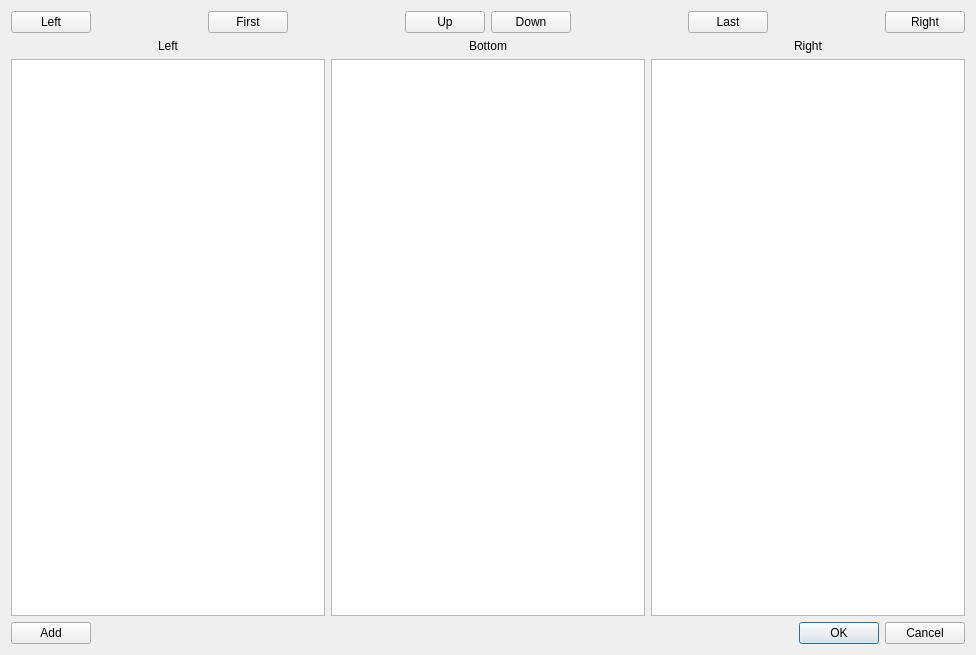
<?xml version="1.0" encoding="UTF-8"?>
<ui version="4.0">
 <class>Dialog</class>
 <widget class="QDialog" name="Dialog">
  <property name="geometry">
   <rect>
    <x>0</x>
    <y>0</y>
    <width>976</width>
    <height>655</height>
   </rect>
  </property>
  <property name="windowTitle">
   <string>Tools</string>
  </property>
  <layout class="QVBoxLayout" name="verticalLayout_1">
   <item>
    <layout class="QHBoxLayout" name="horizontalLayout_1">
     <item>
      <widget class="QPushButton" name="leftButton">
       <property name="text">
        <string>Left</string>
       </property>
      </widget>
     </item>
     <item>
      <spacer name="horizontalSpacer_4">
       <property name="orientation">
        <enum>Qt::Horizontal</enum>
       </property>
       <property name="sizeHint" stdset="0">
        <size>
         <width>40</width>
         <height>20</height>
        </size>
       </property>
      </spacer>
     </item>
     <item>
      <widget class="QPushButton" name="firstButton">
       <property name="text">
        <string>First</string>
       </property>
      </widget>
     </item>
     <item>
      <spacer name="horizontalSpacer">
       <property name="orientation">
        <enum>Qt::Horizontal</enum>
       </property>
       <property name="sizeHint" stdset="0">
        <size>
         <width>40</width>
         <height>20</height>
        </size>
       </property>
      </spacer>
     </item>
     <item>
      <widget class="QPushButton" name="upButton">
       <property name="text">
        <string>Up</string>
       </property>
      </widget>
     </item>
     <item>
      <widget class="QPushButton" name="downButton">
       <property name="text">
        <string>Down</string>
       </property>
      </widget>
     </item>
     <item>
      <spacer name="horizontalSpacer_2">
       <property name="orientation">
        <enum>Qt::Horizontal</enum>
       </property>
       <property name="sizeHint" stdset="0">
        <size>
         <width>40</width>
         <height>20</height>
        </size>
       </property>
      </spacer>
     </item>
     <item>
      <widget class="QPushButton" name="lastButton">
       <property name="text">
        <string>Last</string>
       </property>
      </widget>
     </item>
     <item>
      <spacer name="horizontalSpacer_5">
       <property name="orientation">
        <enum>Qt::Horizontal</enum>
       </property>
       <property name="sizeHint" stdset="0">
        <size>
         <width>40</width>
         <height>20</height>
        </size>
       </property>
      </spacer>
     </item>
     <item>
      <widget class="QPushButton" name="rightButton">
       <property name="text">
        <string>Right</string>
       </property>
      </widget>
     </item>
    </layout>
   </item>
   <item>
    <layout class="QHBoxLayout" name="horizontalLayout_2">
     <item>
      <layout class="QVBoxLayout" name="leftVerticalLayout">
       <item>
        <widget class="QLabel" name="leftLabel">
         <property name="text">
          <string>Left</string>
         </property>
         <property name="alignment">
          <set>Qt::AlignCenter</set>
         </property>
        </widget>
       </item>
       <item>
        <widget class="QListWidget" name="leftList"/>
       </item>
      </layout>
     </item>
     <item>
      <layout class="QVBoxLayout" name="bottomVerticalLayout">
       <item>
        <widget class="QLabel" name="bottomLabel">
         <property name="text">
          <string>Bottom</string>
         </property>
         <property name="alignment">
          <set>Qt::AlignCenter</set>
         </property>
        </widget>
       </item>
       <item>
        <widget class="QListWidget" name="bottomList"/>
       </item>
      </layout>
     </item>
     <item>
      <layout class="QVBoxLayout" name="rightVerticalLayout">
       <item>
        <widget class="QLabel" name="rightLabel">
         <property name="text">
          <string>Right</string>
         </property>
         <property name="alignment">
          <set>Qt::AlignCenter</set>
         </property>
        </widget>
       </item>
       <item>
        <widget class="QListWidget" name="rightList"/>
       </item>
      </layout>
     </item>
    </layout>
   </item>
   <item>
    <layout class="QHBoxLayout" name="horizontalLayout_3">
     <item>
      <widget class="QPushButton" name="addButton">
       <property name="text">
        <string>Add</string>
       </property>
      </widget>
     </item>
     <item>
      <spacer name="horizontalSpacer_3">
       <property name="orientation">
        <enum>Qt::Horizontal</enum>
       </property>
       <property name="sizeHint" stdset="0">
        <size>
         <width>40</width>
         <height>20</height>
        </size>
       </property>
      </spacer>
     </item>
     <item>
      <widget class="QDialogButtonBox" name="buttonBox">
       <property name="orientation">
        <enum>Qt::Horizontal</enum>
       </property>
       <property name="standardButtons">
        <set>QDialogButtonBox::Cancel|QDialogButtonBox::Ok</set>
       </property>
      </widget>
     </item>
    </layout>
   </item>
  </layout>
 </widget>
 <resources/>
 <connections>
  <connection>
   <sender>buttonBox</sender>
   <signal>accepted()</signal>
   <receiver>Dialog</receiver>
   <slot>accept()</slot>
   <hints>
    <hint type="sourcelabel">
     <x>228</x>
     <y>606</y>
    </hint>
    <hint type="destinationlabel">
     <x>157</x>
     <y>274</y>
    </hint>
   </hints>
  </connection>
  <connection>
   <sender>buttonBox</sender>
   <signal>rejected()</signal>
   <receiver>Dialog</receiver>
   <slot>reject()</slot>
   <hints>
    <hint type="sourcelabel">
     <x>296</x>
     <y>612</y>
    </hint>
    <hint type="destinationlabel">
     <x>286</x>
     <y>274</y>
    </hint>
   </hints>
  </connection>
 </connections>
</ui>
